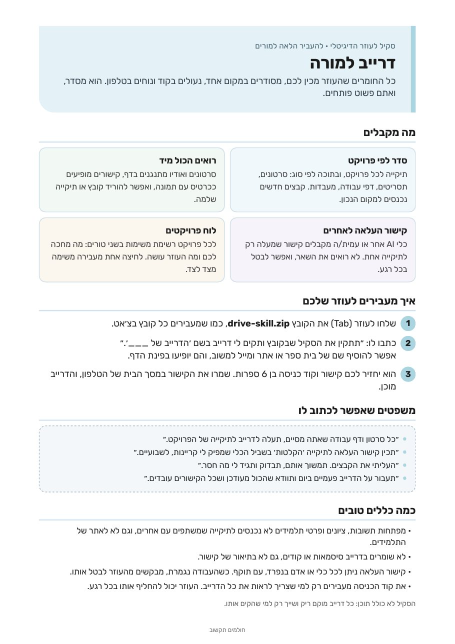
#> input picture tab-skills/drive-skill/explainer.jpg, 910 x 1287 px (shown at 1/2 size)
$ python -i drive.py   (imports and definitions only)
#> lines starting #> are read from the running program, lines starting #| are printed output that depends on the picture
#!/usr/bin/env python3
"""drive.py: the command-line tool for a Teacher Drive site (folders by project, then type).

Config (first match wins):  --config <file.json>  |  env DRIVE_CONFIG=<file.json>  |  env DRIVE_BASE + DRIVE_ADMIN_KEY
                            |  default /home/user/tab/state/secrets/teacher-drive.json   (folder chmod 700, file chmod 600)
                            |  old default /home/user/tab/state/teacher-drive.json is still read, with a warning: run `drive.py secure`
The config file holds {"base": "https://<name>.sites.tab.bot", "admin_key": "...", "code": "...", "contributor_code": "..."}.
It is a secret. It never lives inside the skill folder (site/ there is published), /home/user/tab/files, memory, a zip or a
repo; the CLI warns (and setup refuses) when it does, and fixes a file readable by others to chmod 600.
Never paste the admin key into chat, files on the Drive, or a skill.

SETUP (once, right after publishing the site):
  drive.py setup https://<name>.sites.tab.bot --title "הדרייב של רינה" --owner "רינה" [--brand "שם בית הספר" --brand-url https://...]
           [--feedback-email someone@example.org] [--code 123456] [--contrib-code 654321]
           -> creates the admin key, the 6-digit viewer code and contributor code, writes the config file.
  drive.py settings [--title ..] [--owner ..] [--brand ..] [--brand-url ..] [--feedback-email ..]   # show / change (no republish)

FILES & LINKS (one call per item; goes straight to storage, no republish):
  drive.py add <local_path> "<project/type>" "<display name>" [--note ".."] [--replace <id>]
  drive.py link <url> "<project/type>" "<title>" [--desc "one line"] [--image <path|url> | --og] [--replace <id>]
  drive.py folder "<project/type>" [--icon 🎬]          # create an empty folder / set its icon
  drive.py list [--json]                               # everything; contributor uploads marked ⬆
  drive.py move <id> "<project/type>"   |   drive.py rename <id> "<new name>"
  drive.py remove <id>
  drive.py check-links                                 # every link card URL must answer 2xx/3xx

UPLOAD LINKS for other agents / colleagues (scoped to one folder, revocable, expire):
  drive.py upload-link "<project/type>" --label "who it is for" [--days 30 | --days 0 = never] [--no-subfolders]
  drive.py upload-links                                # all links: active / revoked / expired, upload counts
  drive.py revoke <link_id>
  drive.py contrib-code <6digits>                      # the older site-wide contributor code (any existing folder)
  drive.py code <6digits>                              # the viewer code (logs every viewer out)

CONTRIBUTOR UPLOADS:
  drive.py pull [--folder "<project/type>"] [--link <link_id>] [--new] [--out <dir>]   # download contributor files
  drive.py adopt <id> ["<project/type>"]               # make a contributor upload a normal file (can then move/rename)

PRIVACY / SECRETS:
  drive.py secure            # move an old config into the locked folder, chmod 600/700, scan the skill folder,
                             # /home/user/tab/files and memory for files holding the admin key (lists them to clean)

BACKUPS (encrypted; key kept apart from the backups):
  drive.py backup-key        # once (setup does it): random key -> /home/user/tab/state/secrets/teacher-drive-backup.key (600)
  drive.py backup [--no-files] [--prune] [--dir D] [--key K]
                             # manifest + settings + board + links + every file, streamed into an AES-256 encrypted tar
                             # (openssl, pbkdf2 200k): /home/user/tab/backups/teacher-drive/<slug>/<slug>-full|meta-<UTC>.tar.enc
                             # no plain copy touches the disk; refuses if the key sits with the backups or disk is short
  drive.py verify [backup]   # restore test (default: newest): decrypt all, sha256 of every object, parse the manifest,
                             # every manifest file present, extract a sample file to a temp folder
  drive.py prune [--keep-days 14] [--keep-months 3] [--dry-run]
                             # verify the newest first (refuses to delete if it fails), then keep 14 days + newest per month
                             # for 3 months, delete the rest; also drops the site's board daily copies older than 14 days
  drive.py backups           # list backups
  drive.py restore <backup> --out <folder>     |     drive.py restore <backup> --to-site --yes   (writes objects back)
  Daily schedule: `drive.py backup --prune` (big drive, short disk: daily `backup --no-files --prune` + weekly full)

REMOVING A DRIVE (irreversible):
  drive.py wipe --yes        # deletes EVERY stored object (files, manifest, board, links, codes). Needed before
                             # publish-cli site.delete, which refuses to remove non-empty storage. Pull/backup first.
"""
import json, os, sys, secrets, string, subprocess, tempfile, mimetypes, datetime, urllib.parse, re
import requests

SECRETS_DIR = '/home/user/tab/state/secrets'                 # locked folder (chmod 700), outside every project / site / zip
DEFAULT_CFG = SECRETS_DIR + '/teacher-drive.json'           # chmod 600
LEGACY_CFG = '/home/user/tab/state/teacher-drive.json'      # where older versions kept it; still read, with a warning
DEFAULT_BACKUP_KEY = SECRETS_DIR + '/teacher-drive-backup.key'
DEFAULT_BACKUP_DIR = '/home/user/tab/backups/teacher-drive'
UA = {'User-Agent': 'Mozilla/5.0 (Windows NT 10.0; Win64; x64) AppleWebKit/537.36 (KHTML, like Gecko) Chrome/130 Safari/537.36'}
HERE = os.path.dirname(os.path.abspath(__file__))
PROJECT_DIR = os.path.dirname(HERE)                          # the installed skill folder (site/ in it gets published)
# [1 line not run here, left out]

ARGS = sys.argv[1:]
def opt(n, default=None):
    if n in ARGS:
        i = ARGS.index(n); v = ARGS[i + 1]; del ARGS[i:i + 2]; return v
    return default
def flag(n):
    if n in ARGS: ARGS.remove(n); return True
    return False
def warn(msg): print('⚠ ' + msg, file=sys.stderr)

def _inside(path, root):
    p, r = os.path.realpath(path), os.path.realpath(root)
    return p == r or p.startswith(r.rstrip('/') + '/')
UNSAFE_ROOTS = [PROJECT_DIR, '/home/user/tab/files', '/home/user/tab/memory']   # published / shared / readable places
# [7 lines left out: function secret_place_problems, not called in this run]
def lock_file(path):
    if os.path.exists(path) and os.stat(path).st_mode & 0o077:
        os.chmod(path, 0o600); warn(f'{path} was readable by others; fixed to chmod 600')
# [9 lines left out: function write_secret, not called in this run]

_cfg_arg = opt('--config') or os.environ.get('DRIVE_CONFIG')
# [6 lines not run here, left out]
def load_cfg():
    if os.environ.get('DRIVE_BASE') and os.environ.get('DRIVE_ADMIN_KEY') and not os.path.exists(CFG_PATH):
        return {'base': os.environ['DRIVE_BASE'].rstrip('/'), 'admin_key': os.environ['DRIVE_ADMIN_KEY']}
    if not os.path.exists(CFG_PATH): return {}
    lock_file(CFG_PATH)
    for p in secret_place_problems(CFG_PATH): warn('the drive config (admin key + codes) is not in a locked place: ' + p + ' — run `drive.py secure`')
    return json.load(open(CFG_PATH))
# [1 line that did not run here, left out]
# [1 line that did not run here, left out]
# [1 line that did not run here, left out]
# [1 line that did not run here, left out]
def save_cfg():
    write_secret(CFG_PATH, json.dumps(CFG, ensure_ascii=False, indent=1))
def need():
    if not BASE or not CFG.get('admin_key'): raise SystemExit('no drive config: run `drive.py setup <site url>` or set DRIVE_CONFIG / DRIVE_BASE + DRIVE_ADMIN_KEY')
def now(): return datetime.datetime.now(datetime.timezone.utc).strftime('%Y-%m-%dT%H:%MZ')
def rid(n=12): return ''.join(secrets.choice(string.ascii_lowercase + string.digits) for _ in range(n))
def segs(path): return [s.strip() for s in path.split('/') if s.strip()]

def _put(key, data, ctype):
    r = requests.put(BASE + '/admin/obj', params={'key': key}, data=data, headers={**H, 'content-type': ctype}, timeout=900)
    r.raise_for_status(); return r.json()
def _del(key): requests.delete(BASE + '/admin/obj', params={'key': key}, headers=H, timeout=60)
# [4 lines left out: function get_manifest, not called in this run]
def put_manifest(m):
    _put('_manifest.json', json.dumps(m, ensure_ascii=False, indent=1).encode(), 'application/json; charset=utf-8')
def merged():
    r = requests.get(BASE + '/admin/manifest', headers=H, timeout=60); r.raise_for_status(); return r.json()
def ensure_folders(m, path):
    for i in range(1, len(path) + 1):
        if not any(f['path'] == path[:i] for f in m['folders']): m['folders'].append({'path': path[:i]})

# ---------- setup / settings ----------
SETTING_FLAGS = {'--title': 'title', '--owner': 'owner', '--brand': 'brand', '--brand-url': 'brand_url', '--feedback-email': 'feedback_email'}
# [71 lines left out: functions setup, settings, _thumb, add, not called in this run]

def _card_image(src):
#> called with src = '../explainer.jpg'
    from PIL import Image
    im = Image.open(src).convert('RGB'); W, Hh = 800, 500
#> in _card_image, im is the input picture: PIL image 910x1287 RGB; mean R, G, B 240.7, 243.1, 244
    s = max(W / im.width, Hh / im.height); im = im.resize((max(W, round(im.width * s)), max(Hh, round(im.height * s))), Image.LANCZOS)
#> after `s = max(W / im.width, Hh / im.height)`: s = 0.879
#> after `im = im.resize((max(W, round(im.width * s)), max(Hh, round(im.height *`:
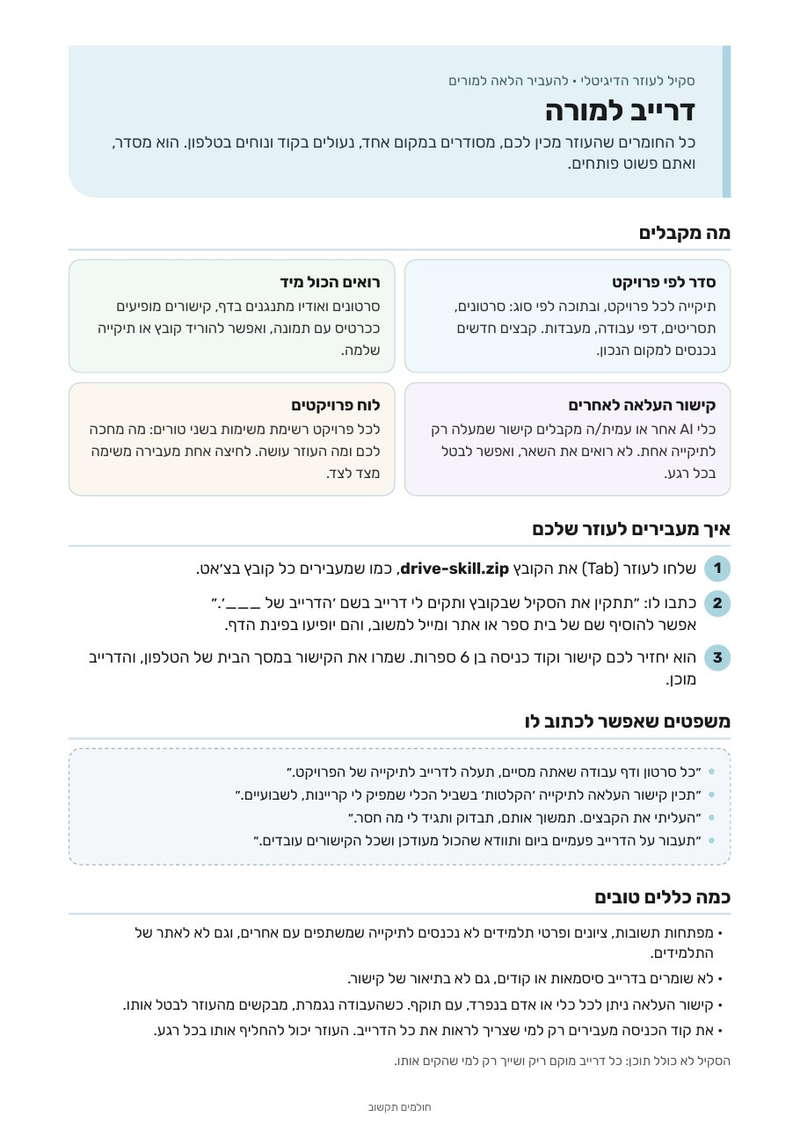
#> im: PIL image 800x1131 RGB; mean R, G, B 240.5, 242.8, 243.7
    x = (im.width - W) // 2; im = im.crop((x, 0, x + W, Hh))
#> after `x = (im.width - W) // 2`: x = 0
#> after `im = im.crop((x, 0, x + W, Hh))`:
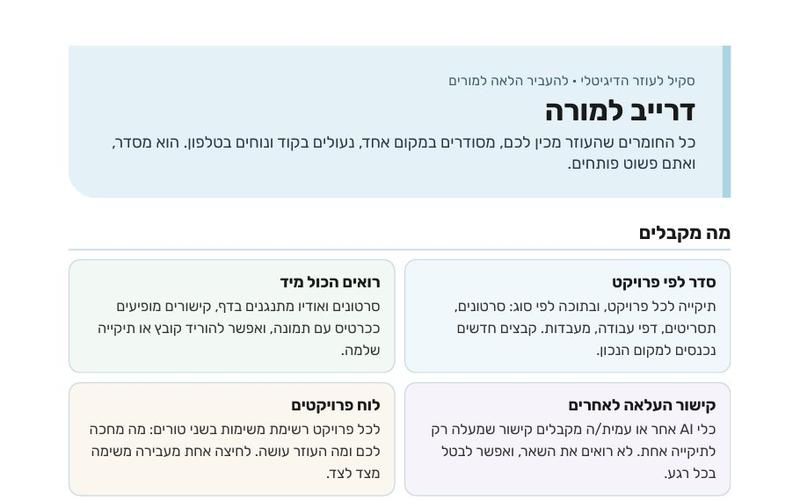
#> im: PIL image 800x500 RGB; mean R, G, B 237.4, 241.5, 242.9
    out = tempfile.mktemp(suffix='.jpg'); im.save(out, 'JPEG', quality=84, optimize=True); return out
# [14 lines left out: function _og_image, not called in this run]
def _fetch(u):
    r = requests.get(u, headers=UA, timeout=60); r.raise_for_status()
    out = tempfile.mktemp(suffix=os.path.splitext(urllib.parse.urlparse(u).path)[1] or '.img'); open(out, 'wb').write(r.content); return out
# [70 lines left out: functions _screenshot, link, remove, adopt, move, folder_cmd and 1 more, not called in this run]

# ---------- upload links ----------
AGENT_NOTE = """הוראות לסוכן אחר (העתיקו כמו שהן):
להעלאת קובץ לתיקייה "{folder}": בקשת POST שגוף הבקשה הוא הקובץ, והטוקן בכותרת X-Upload-Token.
  curl -sS -X POST "{api}" -H "X-Upload-Token: {token}" \\
       --url-query "filename=line07.mp3" --url-query "name=שורה 07" --url-query "uploader=<who>" \\
       --data-binary @line07.mp3
  Python: requests.post("{api}", params={{"filename": "line07.mp3", "name": "שורה 07"}},
                        headers={{"X-Upload-Token": "{token}"}}, data=open("line07.mp3", "rb"))
תת-תיקייה חדשה (אם מותר): גם --url-query "folder={folder}/<sub>". סוגים: mp4 mov webm mp3 m4a wav ogg aac pdf doc(x) ppt(x) xls(x) txt jpg png gif webp heic.
תשובה: {{"ok":true,...}}. עד ~95MB בבקשה אחת; קבצים גדולים יותר: דרך הדף {url}
אדם: פשוט לפתוח את הקישור {url} ולבחור קובץ."""
# [10 lines left out: functions upload_link, upload_links, not called in this run]
def revoke(lid):
    r = requests.delete(BASE + '/admin/upload_link', params={'id': lid}, headers=H, timeout=60); r.raise_for_status(); print('revoked', lid)

# ---------- pull ----------
# [24 lines left out: function pull, not called in this run]

# ---------- secrets / backups ----------
import hashlib, tarfile, shutil, io, random
BACKUP_RE = re.compile(r'^(?P<slug>[a-z0-9-]+)-(?P<kind>full|meta)-(?P<ts>\d{8}T\d{6}Z)\.tar\.enc$')
OPENSSL = ['openssl', 'enc', '-aes-256-cbc', '-pbkdf2', '-iter', '200000', '-md', 'sha256', '-salt']

def _slug(): return (urllib.parse.urlparse(BASE).hostname or 'drive').split('.')[0]
# [20 lines left out: functions backup_paths, check_key_apart, backup_key_cmd, not called in this run]
def _fp(key): return hashlib.sha256(open(key, 'rb').read().strip()).hexdigest()[:12]

class _HashRead:
    def __init__(self, raw): self.raw, self.h, self.n = raw, hashlib.sha256(), 0
    def read(self, n=-1):
        b = self.raw.read(n); self.h.update(b); self.n += len(b); return b

# [38 lines left out: function backup, not called in this run]

def _decrypt_stream(path, key):
    return subprocess.Popen(OPENSSL + ['-d', '-pass', 'file:' + key, '-in', path], stdout=subprocess.PIPE, stderr=subprocess.PIPE)

# [146 lines left out: functions verify, list_backups, prune, restore, secure, not called in this run]

# [60 lines not run here, left out]

>>> result = _card_image('../explainer.jpg')
